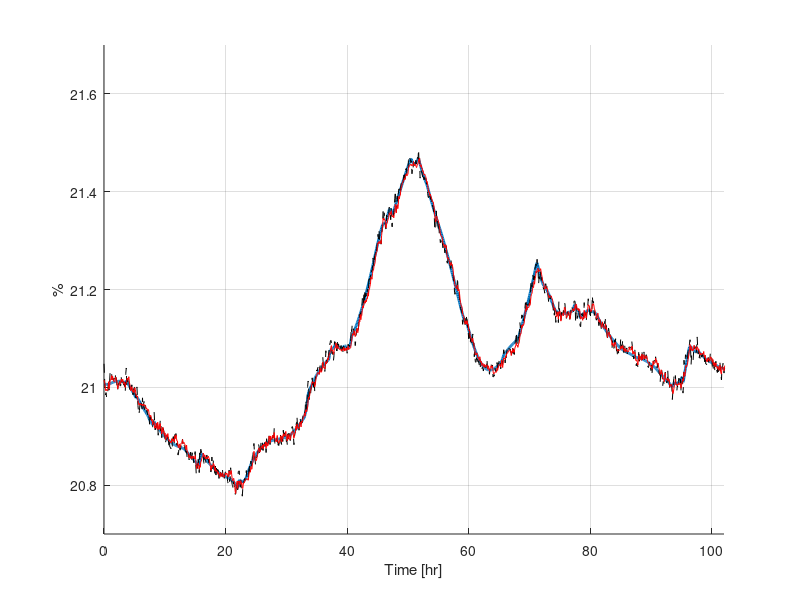

Reproduce this figure in MATLAB. (Note: this script raises an error after producing the figure.)
close all;
imprint = true;
figurePath = 'figures\FinalSim\paper\';
%% Options for plotting

CVNames = {'Torque','Underflow Concentration','Interface Level','Overflow Concentration','Residence Time',...
            'Solid Throughput','Underflow Particle Diameter','Overflow'};
CVUnits = {'%','%','m','%','hr','ton/hr','N/A','m3/hr'};
CVSaveName = {'torque_','Cp_u_','intLevel_','Cp_e_','tauRd_','SFlx_','P1_U_','Q_e_'};
xLabelStr = 'Time [hr]';
LineWidth = 0.7;
cvLims = [20.7 21.7;
          73 75;
          -0.1 2];
%% Plot prediction comparisons
% Forecast comparison
% load('predictionResults_48G_348_B100_k5_na6_nb6');
% for cv = 1:n
%     figure
%     plot(timeForecast,validationOutputs(1+pastDataSamples:pastDataSamples+K_forecast,cv),'LineWidth',2)
%     hold on
%     title(CVNames{cv})
%     plot(timeForecast,armaxForecast(:,cv),'--k','LineWidth',1.5)
%     plot(timeForecast,RFPredictionStruct(cv).yForecast(:),'-.m','LineWidth',1.5)
%     
%     xlabel(xLabelStr);
%     hold off
%     grid on
%     printName = [figurePath 'forecast_' CVSaveName{cv} typeOfData ioDTStr noiseStr...
%                 kAheadStr varStringRF '_' dateTest];
%     if imprint
%         Latex
%         print(printName,'-depsc');
%         print(printName,'-djpeg');
%     end
% end
% load('predictionResults_48G_348_B50_Ny_48_k5_na6_nb6');
% for cv = 1:n
%     figure(cv)
%     hold on
%     plot(timeForecast,RFPredictionStruct(cv).yForecast(:),'-r','LineWidth',1.5)
%     legendCell = {'Validation','ARIMAX','RF_{r}','RF_{b}'};
%     locationStr = input('Loc','s');
%     location = locateLegends(locationStr);
%     legend(legendCell,'Location',location);
%     printName = [figurePath 'forecast_' CVSaveName{cv} '1'];
%     if imprint
%         print(printName,'-depsc');
%     end
% end
% %
% Forecast comparison 530
% load('predictionResults_1G_530_B100_k5_na6_nb6');
% for cv = 1:n
%     figure
%     plot(timeForecast,validationOutputs(1+pastDataSamples:pastDataSamples+K_forecast,cv),'LineWidth',2)
%     hold on
%     title(CVNames{cv})
%     plot(timeForecast,armaxForecast(:,cv),'--k','LineWidth',1.5)
%     plot(timeForecast,RFPredictionStruct(cv).yForecast(:),'-.m','LineWidth',1.5)
%     
%     xlabel(xLabelStr);
%     hold off
%     grid on
%     printName = [figurePath 'forecast_' CVSaveName{cv} typeOfData ioDTStr noiseStr...
%                 kAheadStr varStringRF '_' dateTest];
%     if imprint
%         Latex
%         print(printName,'-depsc');
%         print(printName,'-djpeg');
%     end
% end
% load('predictionResults_48G_530_B50_Ny_48_k5_na6_nb6');
% for cv = 1:n
%    figure(cv+3)
%    hold on
%    plot(timeForecast,RFPredictionStruct(cv).yForecast(:),'-r','LineWidth',1.5)
%    legendCell = {'Validation','ARIMAX','RF_{r}','RF_{b}'};
%     locationStr = input('Loc','s');
%     location = locateLegends(locationStr);
%     legend(legendCell,'Location',location);
%     printName = [figurePath 'forecast_' CVSaveName{cv} '2'];
%     if imprint
%         print(printName,'-depsc');
%     end
% end

%%
% Prediction comparison
% load('predictionResults_1G_530_B50_Ny_48_k5_na6_nb6')
load('predictionResults_1G_348_B100_k5_na6_nb6');
kAheadIter = 1;
for iter = 1:length(kAheadIter)
    for cv = 1:n
        figure
    %     title(CVNames{cv})
        hold on % (-1)
        plot(timePrediction(1:end),validationOutputs(1:end-armaxToRFWindowUB,cv),'LineWidth',2)
        plot(timePrediction(1:end),armaxPredict(1:end-armaxToRFWindowUB,cv),'--k','LineWidth',LineWidth);
        plot(timePrediction(1:end),RFPredictionStruct(cv).yHat(:,kAheadIter(iter)),'-r','LineWidth',LineWidth)
        ylabel(CVUnits{cv})
        xlabel(xLabelStr)
        xlim([0 102])
        ylim(cvLims(cv,:))
        hold off
        grid on
        legendCell = {'Validation Data','ARIMAX Prediction','Forest Prediction'};
        locationStr = input('Loc','s');
        location = locateLegends(locationStr);
        legend(legendCell,'Location',location);
        printName = [figurePath 'predict_1_' CVSaveName{cv}];
        if imprint
            print(printName,'-depsc');
        end
    end
end


load('predictionResults_18G_920_B100_k5_na6_nb6');
kAheadIter = 18;
for iter = 1:length(kAheadIter)
    for cv = 1:n
        figure
    %     title(CVNames{cv})
        hold on % (-1)
        plot(timePrediction(1:end),validationOutputs(1:end-armaxToRFWindowUB,cv),'LineWidth',2)
        plot(timePrediction(1:end),armaxPredict(1:end-armaxToRFWindowUB,cv),'--k','LineWidth',LineWidth);
        plot(timePrediction(1:end),RFPredictionStruct(cv).yHat(:,kAheadIter(iter)),'-r','LineWidth',LineWidth)
        ylabel(CVUnits{cv})
        xlabel(xLabelStr)
        xlim([0 102])
        ylim(cvLims(cv,:))
        hold off
        grid on
        legendCell = {'Validation Data','ARIMAX Prediction','Forest Prediction'};
        locationStr = input('Loc','s');
        location = locateLegends(locationStr);
        legend(legendCell,'Location',location);
        printName = [figurePath 'predict_18_' CVSaveName{cv}];
        if imprint
            print(printName,'-depsc');
        end
    end
end

load('predictionResults_24G_348_B100_k5_na6_nb6');
kAheadIter = 24;
for iter = 1:length(kAheadIter)
    for cv = 1:n
        figure
    %     title(CVNames{cv})
        hold on % (-1)
        plot(timePrediction(1:end),validationOutputs(1:end-armaxToRFWindowUB,cv),'LineWidth',2)
        plot(timePrediction(1:end),armaxPredict(1:end-armaxToRFWindowUB,cv),'--k','LineWidth',LineWidth);
        plot(timePrediction(1:end),RFPredictionStruct(cv).yHat(:,kAheadIter(iter)),'-r','LineWidth',LineWidth)
        ylabel(CVUnits{cv})
        xlabel(xLabelStr)
        xlim([0 102])
        ylim(cvLims(cv,:))
        hold off
        grid on
        legendCell = {'Validation Data','ARIMAX Prediction','Forest Prediction'};
        locationStr = input('Loc','s');
        location = locateLegends(locationStr);
        legend(legendCell,'Location',location);
        printName = [figurePath 'predict_24_' CVSaveName{cv}];
        if imprint
            print(printName,'-depsc');
        end
    end
end
load('predictionResults_48G_348_B100_k5_na6_nb6');
kAheadIter = 48;
for iter = 1:length(kAheadIter)
    for cv = 1:n
        figure
    %     title(CVNames{cv})
        hold on % (-1)
        plot(timePrediction(1:end),validationOutputs(1:end-armaxToRFWindowUB,cv),'LineWidth',2)
        plot(timePrediction(1:end),armaxPredict(1:end-armaxToRFWindowUB,cv),'--k','LineWidth',LineWidth);
        plot(timePrediction(1:end),RFPredictionStruct(cv).yHat(:,kAheadIter(iter)),'-r','LineWidth',LineWidth)
        ylabel(CVUnits{cv})
        xlabel(xLabelStr)
        xlim([0 102])
        ylim(cvLims(cv,:))
        hold off
        grid on
        legendCell = {'Validation Data','ARIMAX Prediction','Forest Prediction'};
        locationStr = input('Loc','s');
        location = locateLegends(locationStr);
        legend(legendCell,'Location',location);
        printName = [figurePath 'predict_48_' CVSaveName{cv}];
        if imprint
            print(printName,'-depsc');
        end
    end
end
% load('predictionResults_1G_348_B100_k5_na6_nb6');
% % kAheadIter = 1;
% for iter = 1:length(kAheadIter)
%     for cv = 1:n
%         figure(6+3*(iter-1)+cv)
%         hold on
%         plot(timePrediction(1:end),RFPredictionStruct(cv).yHat(:,kAheadIter(iter)),'-.m','LineWidth',LineWidth)
%     end
% end
% 
% load('predictionResults_1G_530_B50_Ny_48_k5_na6_nb6');
% kAheadIter = 1;
% for iter = 1:length(kAheadIter)
%     for cv = 1:n
%         figure(6+3*(iter-1)+cv)
%         hold on
%         plot(timePrediction(1:end),RFPredictionStruct(cv).yHat(:,kAheadIter(iter)),'-r','LineWidth',LineWidth)
%         legendCell = {'Validation','ARIMAX','RF_{r}','RF_{b}'};
%         locationStr = input('Loc','s');
%         location = locateLegends(locationStr);
%         legend(legendCell,'Location',location);
%         printName = [figurePath 'predict_1_' CVSaveName{cv}];
%         if imprint
%             print(printName,'-depsc');
%         end
%     end
%     
% end
% 
% 
% load('predictionResults_24G_530_B50_Ny_48_k5_na6_nb6')
% for cv = 1:n
%     figure
%     title(CVNames{cv})
%     hold on % (-1)
%     plot(timePrediction(1:end),validationOutputs(1:end-armaxToRFWindowUB,cv),'LineWidth',2)
% %     plot(timePrediction(1:end),armaxPredict(1:end-armaxToRFWindowUB,cv),'--k','LineWidth',LineWidth);
%     plot(timePrediction(1:end),RFPredictionStruct(cv).yHat(:,24),'-r','LineWidth',LineWidth)
%     ylabel(CVUnits{cv})
%     xlabel(xLabelStr)
%     xlim([0 102])
%     ylim(cvLims(cv,:))
%     hold off
%     grid on
% end
% load('predictionResults_48G_530_B50_Ny_48_k5_na6_nb6');
% for cv = 1:n
%     figure
%     title(CVNames{cv})
%     hold on % (-1)
%     plot(timePrediction(1:end),validationOutputs(1:end-armaxToRFWindowUB,cv),'LineWidth',2)
% %     plot(timePrediction(1:end),armaxPredict(1:end-armaxToRFWindowUB,cv),'--k','LineWidth',LineWidth);
%     plot(timePrediction(1:end),RFPredictionStruct(cv).yHat(:,48),'-r','LineWidth',LineWidth)
%     ylabel(CVUnits{cv})
%     xlabel(xLabelStr)
%     xlim([0 102])
%     ylim(cvLims(cv,:))
%     hold off
%     grid on
% end
% 
% 
% load('predictionResults_24G_348_B100_k5_na6_nb6');
% for iter = 1:length(kAheadIter)
%     for cv = 1:n
%         figure(9+cv)
%         hold on
%         plot(timePrediction(1:end),RFPredictionStruct(cv).yHat(:,24),'-.k','LineWidth',LineWidth)
%         legendCell = {'Validation','RF_{b}','RF_{r}'};
%         locationStr = input('Loc','s');
%         location = locateLegends(locationStr);
%         legend(legendCell,'Location',location);
%         printName = [figurePath 'predict_24_' CVSaveName{cv}];
%         if imprint
%             print(printName,'-depsc');
%         end
%     end
% end
% 
% load('predictionResults_48G_348_B100_k5_na6_nb6');
% for iter = 1:length(kAheadIter)
%     for cv = 1:n
%         figure(12+cv)
%         hold on
%         plot(timePrediction(1:end),RFPredictionStruct(cv).yHat(:,48),'-.k','LineWidth',LineWidth)
%         legendCell = {'Validation','RF_{b}','RF_{r}'};
%         locationStr = input('Loc','s');
%         location = locateLegends(locationStr);
%         legend(legendCell,'Location',location);
%         printName = [figurePath 'predict_48_' CVSaveName{cv}];
%         if imprint
%             print(printName,'-depsc');
%         end
%     end
% end
% % % % load('predictionResults_1G_530_B50_Ny_48_k5_na6_nb6');
% % % % for iter = 1:length(kAheadIter)
% % % %     for cv = 1:n
% % % %         figure(6+3*(iter-1)+cv)
% % % %         hold on
% % % %         plot(timePrediction(1:end),RFPredictionStruct(cv).yHat(:,kAheadIter(iter)),'--r','LineWidth',LineWidth)
% % % %     end
% % % % end
% % % % for cv = 1:n
% % % %     
% % % %     plot(timePrediction(1:end),RFPredictionStruct(cv).yHat(:,K_ahead),'-.r','LineWidth',LineWidth)
% % % %     
% % % %     legend({'Validation','ARIMAX','RF'});
% % % %     hold off
% % % %     grid on
% % % %     printName = [figurePath CVSaveName{cv} typeOfData ioDTStr noiseStr...
% % % %                 kAheadStr varStringRF '_' dateTest];
% % % %     if imprint
% % % %         Latex
% % % %         print(printName,'-depsc');
% % % %         print(printName,'-djpeg');
% % % %     end
% % % % end
% % Reaction Curves
% % load('predictionResults_48G_530_B50_Ny_48_k5_na6_nb6');
% % for simIter = 1:size(makeStepMatrix)
% %     for cv = 1:n
% %         figure
% %         title(CVNames{cv})
% %         hold on
% %         plot(tForecast/3600,ReactionCurveStruct(simIter).yThickener(:,cv)','LineWidth',1.5)
% %         plot(tForecast/3600,ReactionCurveStruct(simIter).y_ARMAX(cv,:),'--k','LineWidth',1.5);
% %         plot(tForecast/3600,ReactionCurveStruct(simIter).y_RF(:,cv)','-.r','LineWidth',1.5)
% % 
% %         ylabel(CVUnits{cv})
% %         xlabel(xLabelStr)
% %         
% %         hold off
% %         grid on
% %         legendCell = {'Validation','ARIMAX','RF_{b}'};
% %         locationStr = input('Loc','s');
% %         location = locateLegends(locationStr);
% %         legend(legendCell,'Location',location);
% %         printName = [figurePath 'RC_' CVSaveName{cv} num2str(simIter)];
% %         if imprint
% %             print(printName,'-depsc');
% %         end
% %     end
% % end
% % 
% % close all
% % %%
% % load('predictionResults_24G_530_B50_Ny_48_k5_na6_nb6')
% % for cv = 1:n
% %     figure
% %     title(CVNames{cv})
% %     hold on % (-1)
% %     plot(timePrediction(1:end),validationOutputs(1:end-armaxToRFWindowUB,cv),'LineWidth',2)
%     plot(timePrediction(1:end),armaxPredict(1:end-armaxToRFWindowUB,cv),'--k','LineWidth',LineWidth);
%     plot(timePrediction(1:end),RFPredictionStruct(cv).yHat(:,24),'-.r','LineWidth',LineWidth)
%     ylabel(CVUnits{cv})
%     xlabel(xLabelStr)
%     xlim([0 102])
%     ylim(cvLims(cv,:))
%     grid on
%     legendCell = {'Validation','ARIMAX','RF_{b}'};
%     locationStr = input('Loc','s');
%     location = locateLegends(locationStr);
%     legend(legendCell,'Location',location);
%     printName = [figurePath 'predictFinal_24_' CVSaveName{cv}];
%     if imprint
%         print(printName,'-depsc');
%     end
%     hold off
%     
% end
% load('predictionResults_48G_530_B50_Ny_48_k5_na6_nb6');
% for cv = 1:n
%     figure
%     title(CVNames{cv})
%     hold on % (-1)
%     plot(timePrediction(1:end),validationOutputs(1:end-armaxToRFWindowUB,cv),'LineWidth',2)
%     plot(timePrediction(1:end),armaxPredict(1:end-armaxToRFWindowUB,cv),'--k','LineWidth',LineWidth);
%     plot(timePrediction(1:end),RFPredictionStruct(cv).yHat(:,48),'-.r','LineWidth',LineWidth)
%     ylabel(CVUnits{cv})
%     xlabel(xLabelStr)
%     xlim([0 97])
%     ylim(cvLims(cv,:))
%     grid on
%     hold off
%     legendCell = {'Validation','ARIMAX','RF_{b}'};
%     locationStr = input('Loc','s');
%     location = locateLegends(locationStr);
%     legend(legendCell,'Location',location);
%     printName = [figurePath 'predictFinal_48_' CVSaveName{cv}];
%     if imprint
%         print(printName,'-depsc');
%     end
% end
% 
% close all
% %%
% % Forecast comparison 920
% load('predictionResults_24G_920_B100_k5_na6_nb6');
% for cv = 1:n
%     figure
%     plot(timeForecast,validationOutputs(1+pastDataSamples:pastDataSamples+K_forecast,cv),'LineWidth',2)
%     hold on
%     title(CVNames{cv})
%     plot(timeForecast,armaxForecast(:,cv),'--k','LineWidth',1.5)
%     plot(timeForecast,RFPredictionStruct(cv).yForecast(:),'-.m','LineWidth',1.5)
%     
%     xlabel(xLabelStr);
%     hold off
%     grid on
% %     printName = [figurePath 'forecast_' CVSaveName{cv} typeOfData ioDTStr noiseStr...
% %                 kAheadStr varStringRF '_' dateTest];
% %     if imprint
% %         Latex
% %         print(printName,'-depsc');
% %         print(printName,'-djpeg');
% %     end
% end
% load('predictionResults_24G_920_B50_Ny_48_k5_na6_nb6');
% for cv = 1:n
%    figure(cv)
%    hold on
%    plot(timeForecast,RFPredictionStruct(cv).yForecast(:),'-r','LineWidth',1.5)
%    legendCell = {'Validation','ARIMAX','RF_{r}','RF_{b}'};
%     locationStr = input('Loc','s');
%     location = locateLegends(locationStr);
%     legend(legendCell,'Location',location);
%     printName = [figurePath 'forecast_' CVSaveName{cv} '3'];
%     if imprint
%         print(printName,'-depsc');
%     end
% end